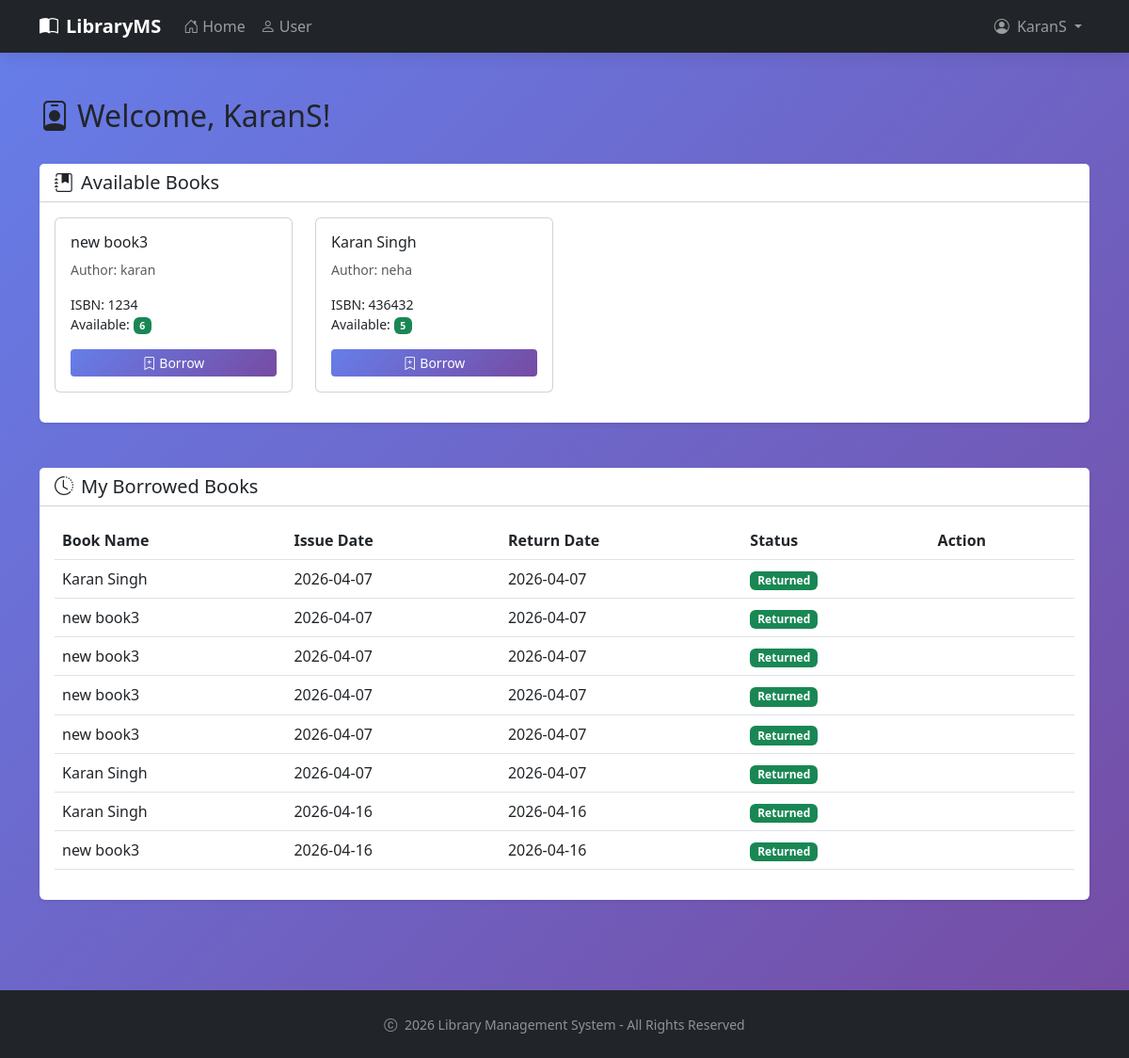
Screenshot of /user/ (signed in) with the database file from the repository.
### myapp/models.py (models this page shows, shortened)
class Book(models.Model):
    name = models.CharField(max_length=255)
    author = models.ForeignKey(Author,on_delete=models.CASCADE)
    isbn = models.BigIntegerField(unique=True)
    no_books = models.IntegerField(null=False, default=1)

class Author(models.Model):
    name=models.TextField(max_length=255)

class Issue(models.Model):
    user = models.ForeignKey(User, on_delete=models.CASCADE)
    book = models.ForeignKey(Book, on_delete=models.CASCADE)
    issue_date = models.DateField(auto_now_add=True)
    returned_date = models.DateField(null=True, blank=True)
    returned = models.BooleanField(default=False)

### myapp/views.py (the view)
# urls.py: path('user/',views.user_view,name='user'),
@login_required
def user_view(request):
    books = Book.objects.all()
    issued = Issue.objects.filter(user=request.user)
    if request.method == 'POST':
        bookname = request.POST.get('book')
        books = Book.objects.filter(name=bookname)
    return render(request, 'user.html', {'books': books, 'cr_user': request.user, 'issued': issued})

### myapp/templates/user.html (shortened to what this page needs)
{% extends 'base.html' %}
{% block content %}
<div class="row">
    <div class="col-12 mb-4">
        <div class="d-flex justify-content-between align-items-center">
            <h2><i class="bi bi-person-badge me-2"></i>Welcome, {{ cr_user.username }}!</h2>
        </div>
    </div>
</div>
<div class="row mb-5">
    <div class="col-12">
        <div class="card border-0 shadow-sm">
            <div class="card-header bg-white">
                <h5 class="mb-0"><i class="bi bi-journal-bookmark-fill me-2"></i>Available Books</h5>
            </div>
            <div class="card-body">
                <div class="row">
                    {% for book in books %}
                    <div class="col-md-4 col-lg-3 mb-3">
                        <div class="card book-card h-100">
                            <div class="card-body">
                                <h6 class="card-title">{{ book.name }}</h6>
                                <p class="card-text small text-muted">
                                    Author:
                                    {% if book.author.name %}
                                        {{ book.author.name }}
                                    {% else %}
                                        {{ book.author }}
                                    {% endif %}
                                </p>
                                <p class="card-text small">
                                    ISBN: {{ book.isbn }}<br>
                                    Available: <span class="badge {% if book.no_books > 0 %}bg-success{% else %}bg-danger{% endif %}">
                                        {{ book.no_books }}
                                    </span>
                                </p>
                                {% if book.no_books > 0 %}
                                <a href="{% url 'borrowbook' book.id %}" class="btn btn-sm btn-gradient w-100">
                                    <i class="bi bi-bookmark-plus"></i> Borrow
                                </a>
                                {% else %}
                                <button class="btn btn-sm btn-secondary w-100" disabled>
                                    <i class="bi bi-x-circle"></i> Not Available
                                </button>
                                {% endif %}
                            </div>
                        </div>
                    </div>
                    {% empty %}
                    <div class="col-12">
                        <p class="text-muted text-center">No books available</p>
                    </div>
                    {% endfor %}
                </div>
            </div>
        </div>
    </div>
</div>
<div class="row">
    <div class="col-12">
        <div class="card border-0 shadow-sm">
            <div class="card-header bg-white">
                <h5 class="mb-0"><i class="bi bi-clock-history me-2"></i>My Borrowed Books</h5>
            </div>
            <div class="card-body">
                <div class="table-responsive">
                    <table class="table table-hover">
                        <thead>
                            <tr>
                                <th>Book Name</th>
                                <th>Issue Date</th>
                                <th>Return Date</th>
                                <th>Status</th>
                                <th>Action</th>
                            </tr>
                        </thead>
                        <tbody>
                            {% for item in issued %}
                            <tr>
                                <td>
                                    {% if item.book.name %}
                                        {{ item.book.name }}
                                    {% else %}
                                        {{ item.book }}
                                    {% endif %}
                                </td>
                                <td>{{ item.issue_date|date:"Y-m-d" }}</td>
                                <td>{{ item.returned_date|date:"Y-m-d"|default:"Not returned" }}</td>
                                <td>
                                    {% if item.returned %}
                                    <span class="badge bg-success">Returned</span>
                                    {% else %}
                                    <span class="badge bg-warning">Borrowed</span>
                                    {% endif %}
                                </td>
                                <td>
                                </td>
                            </tr>
                            {% empty %}
                            <tr>
                                <td colspan="5" class="text-center text-muted">No books borrowed</td>
                            </tr>
                            {% endfor %}
                        </tbody>
                    </table>
                </div>
            </div>
        </div>
    </div>
</div>
{% endblock %}

### myapp/templates/base.html (shortened to what this page needs)
<!DOCTYPE html>
<html lang="en">
<head>
    <link href="https://cdn.jsdelivr.net/npm/bootstrap@5.3.0/dist/css/bootstrap.min.css" rel="stylesheet">
    <link rel="stylesheet" href="https://cdn.jsdelivr.net/npm/bootstrap-icons@1.11.3/font/bootstrap-icons.min.css">
</head>
<body>
    <nav class="navbar navbar-expand-lg navbar-dark bg-dark sticky-top">
        <div class="container">
            <a class="navbar-brand fw-bold" href="{% url 'home' %}">
                <i class="bi bi-book-half me-2"></i>LibraryMS
            </a>
            <div class="collapse navbar-collapse" id="navbarNav">
                <ul class="navbar-nav me-auto">
                    <li class="nav-item">
                        <a class="nav-link" href="{% url 'home' %}">
                            <i class="bi bi-house-door me-1"></i>Home
                        </a>
                    </li>
                    {% if request.user.is_authenticated %}
                        {% if request.user.is_superuser %}
                            <li class="nav-item">
                                <a class="nav-link" href="{% url 'admin' %}">
                                    <i class="bi bi-shield-lock-fill me-1"></i>Admin
                                </a>
                            </li>
                        {% else %}
                            <li class="nav-item">
                                <a class="nav-link" href="{% url 'user' %}">
                                    <i class="bi bi-person me-1"></i>User
                                </a>
                            </li>
                        {% endif %}
                    {% endif %}
                </ul>
                <ul class="navbar-nav">
                    {% if request.user.is_authenticated %}
                        <li class="nav-item dropdown">
                            <a class="nav-link dropdown-toggle" href="#" id="userDropdown" role="button" data-bs-toggle="dropdown">
                                <i class="bi bi-person-circle me-1"></i>
                                {{ request.user.username }}
                            </a>
                        </li>
                    {% else %}
                        <li class="nav-item">
                            <a class="nav-link btn btn-gradient text-white px-3 rounded-pill" href="{% url 'login' %}">
                                <i class="bi bi-box-arrow-in-right me-1"></i>Login
                            </a>
                        </li>
                    {% endif %}
                </ul>
            </div>
        </div>
    </nav>
    <div class="container py-5 main-content">
        {% block content %}
        {% endblock %}
    </div>
    <footer class="bg-dark text-white-50 py-4 mt-5">
        <div class="container text-center">
            <small>
                <i class="bi bi-c-circle me-1"></i> 2026 Library Management System - All Rights Reserved
            </small>
        </div>
    </footer>
</body>
</html>

### myapp/templates/base.html (style rules this page uses)
body { background: linear-gradient(135deg, #667eea 0%, #764ba2 100%); min-height: 100vh; }
.navbar { backdrop-filter: blur(10px); box-shadow: 0 2px 20px rgba(0, 0, 0, 0.1); }
.main-content { animation: fadeInUp 0.5s ease; }
.btn-gradient { background: linear-gradient(135deg, #667eea 0%, #764ba2 100%); border: none; transition: all 0.3s ease; color: white; }
.book-card { transition: all 0.3s ease; cursor: pointer; }

### rows the page displays
Book: name "new book3", author.name "karan", isbn "1234", no_books "6", shows "Borrow"
Book: name "Karan Singh", author.name "neha", isbn "436432", no_books "5", shows "Borrow"
Issue: book.name "Karan Singh", issue_date "2026-04-07", returned_date "2026-04-07", returned "Returned"
Issue: book.name "new book3", issue_date "2026-04-07", returned_date "2026-04-07", returned "Returned"
Issue: book.name "new book3", issue_date "2026-04-07", returned_date "2026-04-07", returned "Returned"
Issue: book.name "new book3", issue_date "2026-04-07", returned_date "2026-04-07", returned "Returned"
Issue: book.name "new book3", issue_date "2026-04-07", returned_date "2026-04-07", returned "Returned"
Issue: book.name "Karan Singh", issue_date "2026-04-07", returned_date "2026-04-07", returned "Returned"
Issue: book.name "Karan Singh", issue_date "2026-04-16", returned_date "2026-04-16", returned "Returned"
Issue: book.name "new book3", issue_date "2026-04-16", returned_date "2026-04-16", returned "Returned"

### other values shown
{{ request.user.username }} "KaranS"
{{ cr_user.username }} "KaranS"
